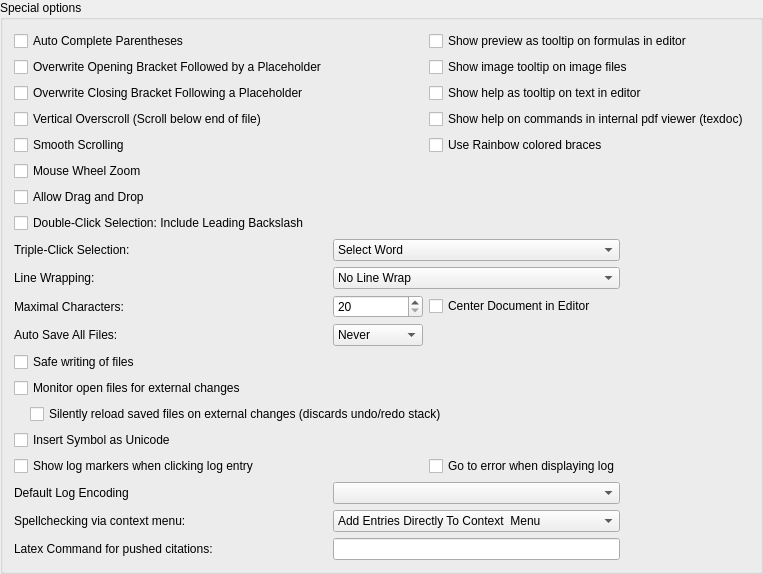
                <widget class="QGroupBox" name="groupBox_11">
                 <property name="title">
                  <string>Special options</string>
                 </property>
                 <property name="checkable">
                  <bool>false</bool>
                 </property>
                 <layout class="QGridLayout" columnstretch="0,0,0,0">
                  <item row="21" column="0">
                   <widget class="QCheckBox" name="checkBoxShowLogMarkersWhenClickingLogEntry">
                    <property name="text">
                     <string>Show log markers when clicking log entry</string>
                    </property>
                   </widget>
                  </item>
                  <item row="17" column="0" colspan="2">
                   <widget class="QCheckBox" name="checkBoxMonitorFilesForExternalChanges">
                    <property name="text">
                     <string>Monitor open files for external changes</string>
                    </property>
                   </widget>
                  </item>
                  <item row="3" column="0">
                   <widget class="QCheckBox" name="checkBoxAutoCompleteParens">
                    <property name="text">
                     <string>Auto Complete Parentheses</string>
                    </property>
                   </widget>
                  </item>
                  <item row="4" column="0">
                   <widget class="QCheckBox" name="checkOverwriteOpeningBracketFollowedByPlaceholder">
                    <property name="text">
                     <string>Overwrite Opening Bracket Followed by a Placeholder</string>
                    </property>
                   </widget>
                  </item>
                  <item row="24" column="0">
                   <widget class="QLabel" name="label_70">
                    <property name="text">
                     <string>Spellchecking via context menu:</string>
                    </property>
                   </widget>
                  </item>
                  <item row="11" column="0">
                   <widget class="QLabel" name="label_82">
                    <property name="text">
                     <string>Triple-Click Selection:</string>
                    </property>
                   </widget>
                  </item>
                  <item row="18" column="0" colspan="3">
                   <layout class="QVBoxLayout" name="verticalLayout_12">
                    <property name="leftMargin">
                     <number>16</number>
                    </property>
                    <item>
                     <widget class="QCheckBox" name="checkBoxSilentReload">
                      <property name="text">
                       <string>Silently reload saved files on external changes (discards undo/redo stack)</string>
                      </property>
                     </widget>
                    </item>
                   </layout>
                  </item>
                  <item row="13" column="2">
                   <widget class="QCheckBox" name="checkBoxCenterDocumentInEditor">
                    <property name="toolTip">
                     <string>This only has an effect if the width of the document is limited by soft or hard line wrapping.</string>
                    </property>
                    <property name="text">
                     <string>Center Document in Editor</string>
                    </property>
                   </widget>
                  </item>
                  <item row="12" column="0">
                   <widget class="QLabel" name="label_41">
                    <property name="text">
                     <string>Line Wrapping:</string>
                    </property>
                   </widget>
                  </item>
                  <item row="23" column="1" colspan="2">
                   <widget class="QComboBox" name="comboBoxLogFileEncoding"/>
                  </item>
                  <item row="20" column="0">
                   <widget class="QCheckBox" name="checkBoxInsertSymbolAsUCS">
                    <property name="toolTip">
                     <string>When using Unicode characters in the source code, LaTeX still has
to render the characters. Since Unicode is not natively supported by LaTeX, you have to include appropriate packages for Unicode characters in your document.</string>
                    </property>
                    <property name="text">
                     <string>Insert Symbol as Unicode</string>
                    </property>
                   </widget>
                  </item>
                  <item row="9" column="0" colspan="2">
                   <widget class="QCheckBox" name="checkBoxAllowDragAndDrop">
                    <property name="text">
                     <string>Allow Drag and Drop</string>
                    </property>
                   </widget>
                  </item>
                  <item row="24" column="1" colspan="2">
                   <widget class="QComboBox" name="comboBoxContextMenuSpellcheckingEntryLocation">
                    <item>
                     <property name="text">
                      <string>Add Entries Directly To Context  Menu</string>
                     </property>
                    </item>
                    <item>
                     <property name="text">
                      <string>Create Dedicated Submenu</string>
                     </property>
                    </item>
                   </widget>
                  </item>
                  <item row="4" column="2" colspan="2">
                   <widget class="QCheckBox" name="checkBoxImageToolTip">
                    <property name="text">
                     <string>Show image tooltip on image files</string>
                    </property>
                   </widget>
                  </item>
                  <item row="12" column="1" colspan="2">
                   <widget class="QComboBox" name="comboBoxLineWrap">
                    <item>
                     <property name="text">
                      <string>No Line Wrap</string>
                     </property>
                    </item>
                    <item>
                     <property name="text">
                      <string>Soft Line Wrap at Window Edge</string>
                     </property>
                    </item>
                    <item>
                     <property name="text">
                      <string>Soft Line Wrap after max. Characters</string>
                     </property>
                    </item>
                    <item>
                     <property name="text">
                      <string>Hard Line Wrap after max. Characters</string>
                     </property>
                    </item>
                   </widget>
                  </item>
                  <item row="10" column="0" colspan="2">
                   <widget class="QCheckBox" name="checkBoxDoubleClickSelectionIncludeLeadingBackslash">
                    <property name="text">
                     <string>Double-Click Selection: Include Leading Backslash</string>
                    </property>
                   </widget>
                  </item>
                  <item row="6" column="2" colspan="2">
                   <widget class="QCheckBox" name="checkBoxTexDocInternal">
                    <property name="text">
                     <string>Show help on commands in internal pdf viewer (texdoc)</string>
                    </property>
                   </widget>
                  </item>
                  <item row="15" column="1">
                   <widget class="QComboBox" name="comboBoxAutoSave">
                    <item>
                     <property name="text">
                      <string>Never</string>
                     </property>
                    </item>
                    <item>
                     <property name="text">
                      <string>1 minute</string>
                     </property>
                    </item>
                    <item>
                     <property name="text">
                      <string>2 minutes</string>
                     </property>
                    </item>
                    <item>
                     <property name="text">
                      <string>5 minutes</string>
                     </property>
                    </item>
                    <item>
                     <property name="text">
                      <string>10 minutes</string>
                     </property>
                    </item>
                    <item>
                     <property name="text">
                      <string>20 minutes</string>
                     </property>
                    </item>
                    <item>
                     <property name="text">
                      <string>60 minutes</string>
                     </property>
                    </item>
                   </widget>
                  </item>
                  <item row="13" column="1">
                   <widget class="QSpinBox" name="spinBoxWrapLineWidth">
                    <property name="minimum">
                     <number>20</number>
                    </property>
                    <property name="maximum">
                     <number>999</number>
                    </property>
                   </widget>
                  </item>
                  <item row="21" column="2">
                   <widget class="QCheckBox" name="checkBoxGoToErrorWhenDisplayingLog">
                    <property name="text">
                     <string>Go to error when displaying log</string>
                    </property>
                   </widget>
                  </item>
                  <item row="16" column="0" colspan="2">
                   <widget class="QCheckBox" name="checkBoxUseQSaveWrite">
                    <property name="toolTip">
                     <string>&lt;html&gt;&lt;head/&gt;&lt;body&gt;&lt;p&gt;This uses QSaveFile to prevent losing existing data if the writing operation fails. As a drawback, the current user becomes the owner of the file and extended file attributes are lost. Also, there appear to be problems with this method in Dropbox folders.&lt;/p&gt;&lt;/body&gt;&lt;/html&gt;</string>
                    </property>
                    <property name="text">
                     <string>Safe writing of files</string>
                    </property>
                   </widget>
                  </item>
                  <item row="11" column="1" colspan="2">
                   <widget class="QComboBox" name="comboBoxTripleClickSelection">
                    <item>
                     <property name="text">
                      <string>Select Word</string>
                     </property>
                    </item>
                    <item>
                     <property name="text">
                      <string>Select Word or Command</string>
                     </property>
                    </item>
                    <item>
                     <property name="text">
                      <string>Select Parentheses Content</string>
                     </property>
                    </item>
                    <item>
                     <property name="text">
                      <string>Select Parentheses</string>
                     </property>
                    </item>
                    <item>
                     <property name="text">
                      <string>Select Line</string>
                     </property>
                    </item>
                   </widget>
                  </item>
                  <item row="6" column="0" colspan="2">
                   <widget class="QCheckBox" name="checkBoxVerticalOverScroll">
                    <property name="text">
                     <string>Vertical Overscroll (Scroll below end of file)</string>
                    </property>
                   </widget>
                  </item>
                  <item row="23" column="0">
                   <widget class="QLabel" name="label_80">
                    <property name="text">
                     <string>Default Log Encoding</string>
                    </property>
                   </widget>
                  </item>
                  <item row="7" column="0" colspan="2">
                   <widget class="QCheckBox" name="checkBoxSmoothScrolling">
                    <property name="text">
                     <string>Smooth Scrolling</string>
                    </property>
                   </widget>
                  </item>
                  <item row="5" column="2" colspan="2">
                   <widget class="QCheckBox" name="checkBoxToolTipHelp2">
                    <property name="text">
                     <string>Show help as tooltip on text in editor</string>
                    </property>
                   </widget>
                  </item>
                  <item row="15" column="0">
                   <widget class="QLabel" name="label_24">
                    <property name="text">
                     <string>Auto Save All Files:</string>
                    </property>
                    <property name="alignment">
                     <set>Qt::AlignmentFlag::AlignLeading|Qt::AlignmentFlag::AlignLeft|Qt::AlignmentFlag::AlignVCenter</set>
                    </property>
                   </widget>
                  </item>
                  <item row="25" column="0">
                   <widget class="QLabel" name="label_85">
                    <property name="toolTip">
                     <string>&lt;html&gt;&lt;head/&gt;&lt;body&gt;&lt;p&gt;External programs (such as Zotero) can push citations into TeXstudio by calling: &lt;span style=&quot; font-family:'monospace';&quot;&gt;texstudio --insert-cite &amp;quot;citation&amp;quot;&lt;/span&gt;.&lt;/p&gt;&lt;p&gt;If the cursor is not already within a citation command, the &amp;quot;command&amp;quot; given here is used as \cite-command.&lt;/p&gt;&lt;/body&gt;&lt;/html&gt;</string>
                    </property>
                    <property name="text">
                     <string>Latex Command for pushed citations:</string>
                    </property>
                   </widget>
                  </item>
                  <item row="8" column="0" colspan="2">
                   <widget class="QCheckBox" name="checkBoxMouseWheelZoom">
                    <property name="text">
                     <string>Mouse Wheel Zoom</string>
                    </property>
                   </widget>
                  </item>
                  <item row="25" column="1" colspan="2">
                   <widget class="QLineEdit" name="lineEditCiteCommand"/>
                  </item>
                  <item row="5" column="0">
                   <widget class="QCheckBox" name="checkOverwriteClosingBracketFollowingPlaceholder">
                    <property name="text">
                     <string>Overwrite Closing Bracket Following a Placeholder</string>
                    </property>
                   </widget>
                  </item>
                  <item row="3" column="2" colspan="2">
                   <widget class="QCheckBox" name="checkBoxToolTipPreview">
                    <property name="text">
                     <string>Show preview as tooltip on formulas in editor</string>
                    </property>
                   </widget>
                  </item>
                  <item row="13" column="0">
                   <widget class="QLabel" name="label_23">
                    <property name="text">
                     <string>Maximal Characters:</string>
                    </property>
                    <property name="alignment">
                     <set>Qt::AlignmentFlag::AlignLeading|Qt::AlignmentFlag::AlignLeft|Qt::AlignmentFlag::AlignVCenter</set>
                    </property>
                   </widget>
                  </item>
                  <item row="7" column="2" colspan="2">
                   <widget class="QCheckBox" name="checkBoxEnableRainbowDelimiters">
                    <property name="text">
                     <string>Use Rainbow colored braces</string>
                    </property>
                   </widget>
                  </item>
                 </layout>
                </widget>
